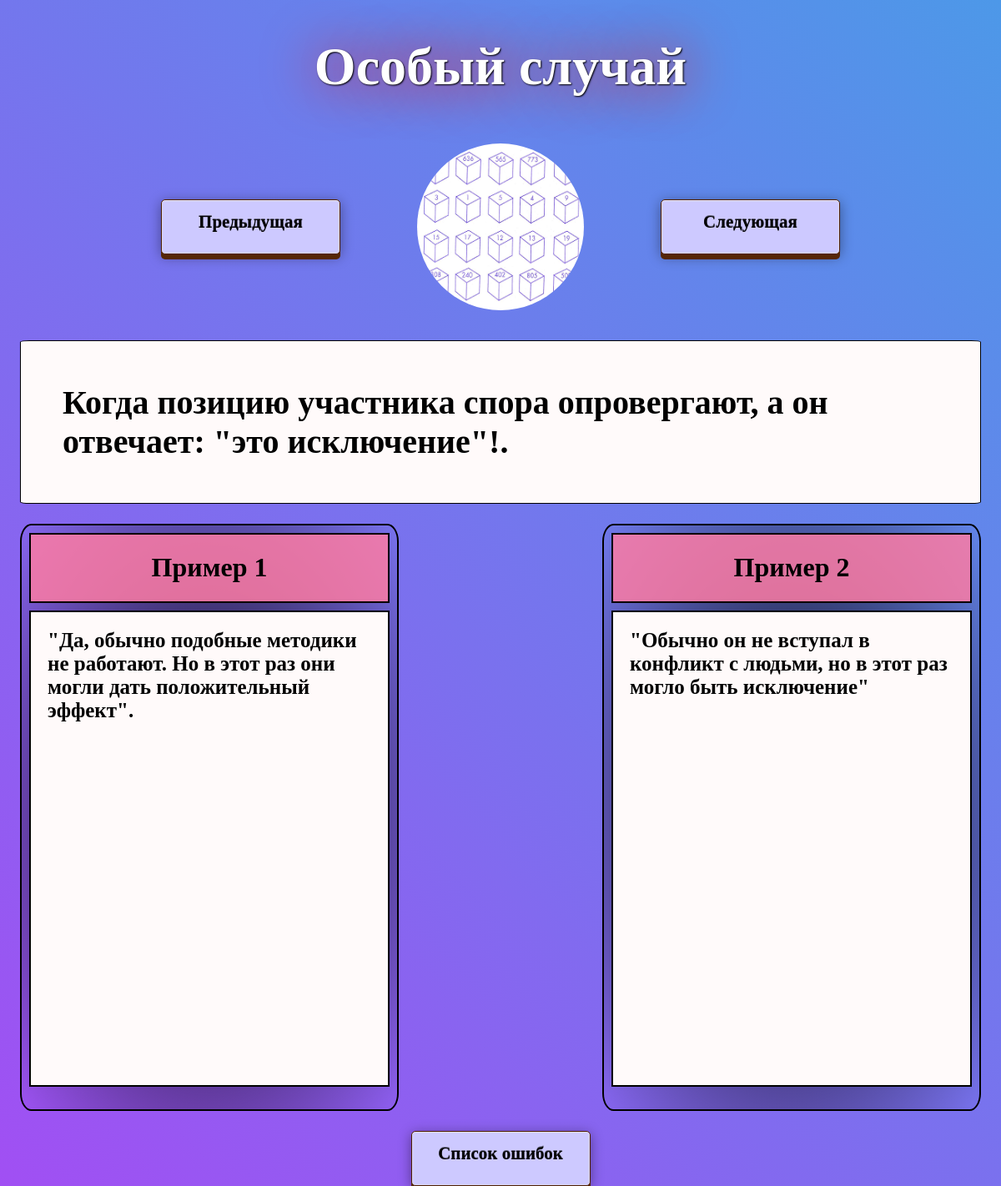
The page /fallacy/9/ on the database as committed earlier.
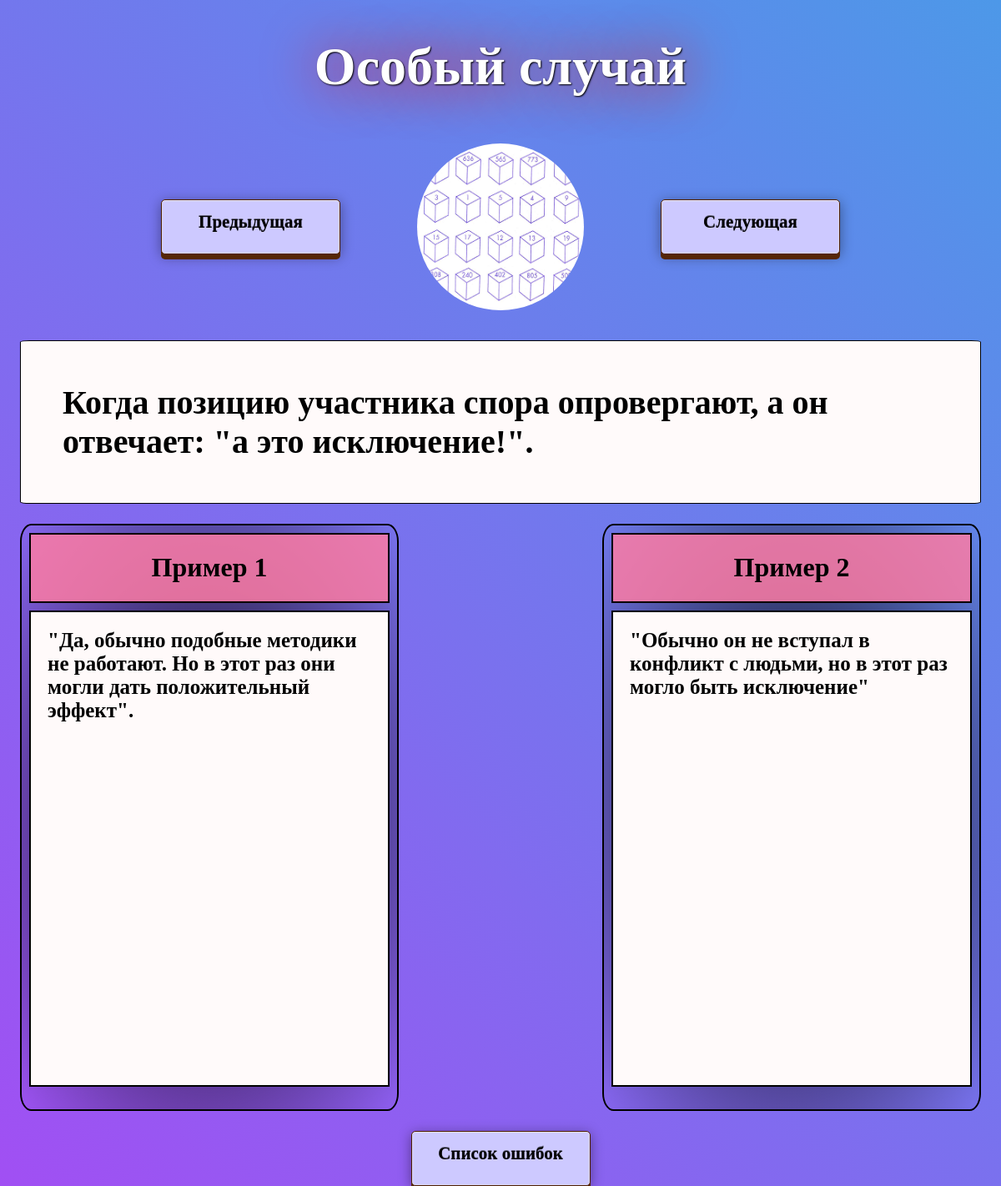
The same page on the database as committed later.
### fallacies/models.py (models this page shows, shortened)
class Fallacy(models.Model):
    image = models.ImageField(upload_to='photos/%Y/%m/%d/', blank=True)
    title = models.CharField(max_length=255)
    content = models.TextField(default='About project')
    example1_text = models.TextField(default='Пример 1')
    example1_image = models.ImageField(upload_to='photos/%Y/%m/%d/', blank=True)
    example2_text = models.TextField(default='Пример 2')
    example2_image = models.ImageField(upload_to='photos/%Y/%m/%d/', blank=True)
    another_names = models.TextField(default='Another name 1')

### fallacies/views.py (the view)
# urls.py: path('fallacy/<int:fallacy_id>/', show_fallacy, name='fallacy'),
def show_fallacy(request, fallacy_id):
    fallacies = Fallacy.objects.all()
    fallacy = Fallacy.objects.get(pk=fallacy_id)
    if fallacy_id == 1:
        previous_fallacy = Fallacy.objects.get(pk=24)
    else:
        previous_fallacy = Fallacy.objects.get(pk=fallacy_id - 1)
    if fallacy_id == 24:
        next_fallacy = Fallacy.objects.get(pk=1)
    else:
        next_fallacy = Fallacy.objects.get(pk=fallacy_id + 1)
    return render(request, 'fallacies/fallacy.html', {'fallacies': fallacies, 'fallacy': fallacy, 'previous_fallacy': previous_fallacy, 'next_fallacy': next_fallacy})

### fallacies/templates/fallacies/fallacy.html (shortened to what this page needs)
{% load static %}
<!DOCTYPE html>
<html lang="en">
<head>
        <link type="text/css" href="{% static 'fallacies/css/fallacy_styles.css' %}" rel="stylesheet" />
</head>
<body>
    <div class="titlefallacy">
    <h1 class="headerh1">{{fallacy.title}}</h1>
        </div>
    <div class="navigate">
        <a href='/fallacy/{{previous_fallacy.id}}' class="button19">Предыдущая</a>
        <img class="fallacy-img" src="{{fallacy.image.url}}" alt="lorem">
        <a href='/fallacy/{{next_fallacy.id}}' class="button19">Следующая</a>
    </div>
<div class="description-block">
<p class="fallacy-content">{{fallacy.content}}</p>
</div>
<div class="examples">
    <div class="example 1">
        <div class="blockh1example">
        <h1 class="exampleh1">Пример 1</h1>
            </div>
        <div class="exampletextblock">
        <h2 class="example-text 1">{{fallacy.example1_text}}</h2>
            </div>
    </div>
    <div class="example 2">
        <div class="blockh1example">
        <h1 class="exampleh1">Пример 2</h1>
            </div>
        <div class="exampletextblock">
        <h2 class="example-text 2">{{fallacy.example2_text}}</h2>
        </div>
    </div>
</div>
<div class="bottom-button">
    <a href='{% url "home" %}' class="button19">Список ошибок</a>
</div>
</body>
</html>

Rows that differ between the two databases and show on the page:
changed Fallacy "Особый случай": content "Когда позицию участника спора опровергают, а он отвечает: \"это исключение\"!." → "Когда позицию участника спора опровергают, а он отвечает: \"а это исключение!\"."
